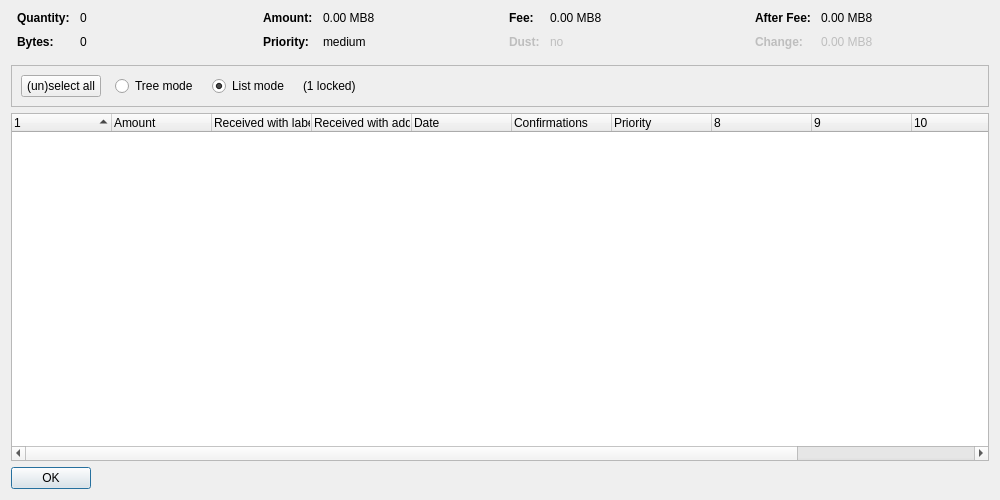
<?xml version="1.0" encoding="UTF-8"?>
<ui version="4.0">
 <class>CoinControlDialog</class>
 <widget class="QDialog" name="CoinControlDialog">
  <property name="geometry">
   <rect>
    <x>0</x>
    <y>0</y>
    <width>1000</width>
    <height>500</height>
   </rect>
  </property>
  <property name="windowTitle">
   <string>Coin Selection</string>
  </property>
  <property name="styleSheet">
   <string notr="true"/>
  </property>
  <layout class="QVBoxLayout" name="verticalLayout">
   <item>
    <layout class="QHBoxLayout" name="horizontalLayoutTop" stretch="0,0,0,0">
     <property name="topMargin">
      <number>0</number>
     </property>
     <property name="bottomMargin">
      <number>10</number>
     </property>
     <item>
      <layout class="QFormLayout" name="formLayoutCoinControl1">
       <property name="horizontalSpacing">
        <number>10</number>
       </property>
       <property name="verticalSpacing">
        <number>10</number>
       </property>
       <property name="leftMargin">
        <number>6</number>
       </property>
       <property name="rightMargin">
        <number>6</number>
       </property>
       <item row="0" column="0">
        <widget class="QLabel" name="labelCoinControlQuantityText">
         <property name="font">
          <font>
           <weight>75</weight>
           <bold>true</bold>
          </font>
         </property>
         <property name="text">
          <string>Quantity:</string>
         </property>
        </widget>
       </item>
       <item row="0" column="1">
        <widget class="QLabel" name="labelCoinControlQuantity">
         <property name="cursor">
          <cursorShape>IBeamCursor</cursorShape>
         </property>
         <property name="contextMenuPolicy">
          <enum>Qt::ActionsContextMenu</enum>
         </property>
         <property name="text">
          <string notr="true">0</string>
         </property>
         <property name="textInteractionFlags">
          <set>Qt::LinksAccessibleByMouse|Qt::TextSelectableByKeyboard|Qt::TextSelectableByMouse</set>
         </property>
        </widget>
       </item>
       <item row="1" column="0">
        <widget class="QLabel" name="labelCoinControlBytesText">
         <property name="font">
          <font>
           <weight>75</weight>
           <bold>true</bold>
          </font>
         </property>
         <property name="text">
          <string>Bytes:</string>
         </property>
        </widget>
       </item>
       <item row="1" column="1">
        <widget class="QLabel" name="labelCoinControlBytes">
         <property name="cursor">
          <cursorShape>IBeamCursor</cursorShape>
         </property>
         <property name="contextMenuPolicy">
          <enum>Qt::ActionsContextMenu</enum>
         </property>
         <property name="text">
          <string notr="true">0</string>
         </property>
         <property name="textInteractionFlags">
          <set>Qt::LinksAccessibleByMouse|Qt::TextSelectableByKeyboard|Qt::TextSelectableByMouse</set>
         </property>
        </widget>
       </item>
      </layout>
     </item>
     <item>
      <layout class="QFormLayout" name="formLayoutCoinControl2">
       <property name="horizontalSpacing">
        <number>10</number>
       </property>
       <property name="verticalSpacing">
        <number>10</number>
       </property>
       <property name="leftMargin">
        <number>6</number>
       </property>
       <property name="rightMargin">
        <number>6</number>
       </property>
       <item row="0" column="0">
        <widget class="QLabel" name="labelCoinControlAmountText">
         <property name="font">
          <font>
           <weight>75</weight>
           <bold>true</bold>
          </font>
         </property>
         <property name="text">
          <string>Amount:</string>
         </property>
        </widget>
       </item>
       <item row="0" column="1">
        <widget class="QLabel" name="labelCoinControlAmount">
         <property name="cursor">
          <cursorShape>IBeamCursor</cursorShape>
         </property>
         <property name="contextMenuPolicy">
          <enum>Qt::ActionsContextMenu</enum>
         </property>
         <property name="text">
          <string notr="true">0.00 MB8</string>
         </property>
         <property name="textInteractionFlags">
          <set>Qt::LinksAccessibleByMouse|Qt::TextSelectableByKeyboard|Qt::TextSelectableByMouse</set>
         </property>
        </widget>
       </item>
       <item row="1" column="0">
        <widget class="QLabel" name="labelCoinControlPriorityText">
         <property name="font">
          <font>
           <weight>75</weight>
           <bold>true</bold>
          </font>
         </property>
         <property name="text">
          <string>Priority:</string>
         </property>
        </widget>
       </item>
       <item row="1" column="1">
        <widget class="QLabel" name="labelCoinControlPriority">
         <property name="cursor">
          <cursorShape>IBeamCursor</cursorShape>
         </property>
         <property name="contextMenuPolicy">
          <enum>Qt::ActionsContextMenu</enum>
         </property>
         <property name="text">
          <string notr="true">medium</string>
         </property>
         <property name="textInteractionFlags">
          <set>Qt::LinksAccessibleByMouse|Qt::TextSelectableByKeyboard|Qt::TextSelectableByMouse</set>
         </property>
        </widget>
       </item>
      </layout>
     </item>
     <item>
      <layout class="QFormLayout" name="formLayoutCoinControl3">
       <property name="horizontalSpacing">
        <number>10</number>
       </property>
       <property name="verticalSpacing">
        <number>10</number>
       </property>
       <property name="leftMargin">
        <number>6</number>
       </property>
       <property name="rightMargin">
        <number>6</number>
       </property>
       <item row="0" column="0">
        <widget class="QLabel" name="labelCoinControlFeeText">
         <property name="font">
          <font>
           <weight>75</weight>
           <bold>true</bold>
          </font>
         </property>
         <property name="text">
          <string>Fee:</string>
         </property>
        </widget>
       </item>
       <item row="0" column="1">
        <widget class="QLabel" name="labelCoinControlFee">
         <property name="cursor">
          <cursorShape>IBeamCursor</cursorShape>
         </property>
         <property name="contextMenuPolicy">
          <enum>Qt::ActionsContextMenu</enum>
         </property>
         <property name="text">
          <string notr="true">0.00 MB8</string>
         </property>
         <property name="textInteractionFlags">
          <set>Qt::LinksAccessibleByMouse|Qt::TextSelectableByKeyboard|Qt::TextSelectableByMouse</set>
         </property>
        </widget>
       </item>
       <item row="1" column="0">
        <widget class="QLabel" name="labelCoinControlLowOutputText">
         <property name="enabled">
          <bool>false</bool>
         </property>
         <property name="font">
          <font>
           <weight>75</weight>
           <bold>true</bold>
          </font>
         </property>
         <property name="text">
          <string>Dust:</string>
         </property>
        </widget>
       </item>
       <item row="1" column="1">
        <widget class="QLabel" name="labelCoinControlLowOutput">
         <property name="enabled">
          <bool>false</bool>
         </property>
         <property name="cursor">
          <cursorShape>IBeamCursor</cursorShape>
         </property>
         <property name="contextMenuPolicy">
          <enum>Qt::ActionsContextMenu</enum>
         </property>
         <property name="text">
          <string notr="true">no</string>
         </property>
         <property name="textInteractionFlags">
          <set>Qt::LinksAccessibleByMouse|Qt::TextSelectableByKeyboard|Qt::TextSelectableByMouse</set>
         </property>
        </widget>
       </item>
      </layout>
     </item>
     <item>
      <layout class="QFormLayout" name="formLayoutCoinControl4">
       <property name="horizontalSpacing">
        <number>10</number>
       </property>
       <property name="verticalSpacing">
        <number>10</number>
       </property>
       <property name="leftMargin">
        <number>6</number>
       </property>
       <property name="rightMargin">
        <number>6</number>
       </property>
       <item row="0" column="0">
        <widget class="QLabel" name="labelCoinControlAfterFeeText">
         <property name="font">
          <font>
           <weight>75</weight>
           <bold>true</bold>
          </font>
         </property>
         <property name="text">
          <string>After Fee:</string>
         </property>
        </widget>
       </item>
       <item row="0" column="1">
        <widget class="QLabel" name="labelCoinControlAfterFee">
         <property name="cursor">
          <cursorShape>IBeamCursor</cursorShape>
         </property>
         <property name="contextMenuPolicy">
          <enum>Qt::ActionsContextMenu</enum>
         </property>
         <property name="text">
          <string notr="true">0.00 MB8</string>
         </property>
         <property name="textInteractionFlags">
          <set>Qt::LinksAccessibleByMouse|Qt::TextSelectableByKeyboard|Qt::TextSelectableByMouse</set>
         </property>
        </widget>
       </item>
       <item row="1" column="0">
        <widget class="QLabel" name="labelCoinControlChangeText">
         <property name="enabled">
          <bool>false</bool>
         </property>
         <property name="font">
          <font>
           <weight>75</weight>
           <bold>true</bold>
          </font>
         </property>
         <property name="text">
          <string>Change:</string>
         </property>
        </widget>
       </item>
       <item row="1" column="1">
        <widget class="QLabel" name="labelCoinControlChange">
         <property name="enabled">
          <bool>false</bool>
         </property>
         <property name="cursor">
          <cursorShape>IBeamCursor</cursorShape>
         </property>
         <property name="contextMenuPolicy">
          <enum>Qt::ActionsContextMenu</enum>
         </property>
         <property name="text">
          <string notr="true">0.00 MB8</string>
         </property>
         <property name="textInteractionFlags">
          <set>Qt::LinksAccessibleByMouse|Qt::TextSelectableByKeyboard|Qt::TextSelectableByMouse</set>
         </property>
        </widget>
       </item>
      </layout>
     </item>
    </layout>
   </item>
   <item>
    <widget class="QFrame" name="frame">
     <property name="minimumSize">
      <size>
       <width>0</width>
       <height>40</height>
      </size>
     </property>
     <property name="frameShape">
      <enum>QFrame::StyledPanel</enum>
     </property>
     <property name="frameShadow">
      <enum>QFrame::Sunken</enum>
     </property>
     <layout class="QHBoxLayout" name="horizontalLayout">
      <item>
       <layout class="QHBoxLayout" name="horizontalLayoutPanel" stretch="0,0,0,0,0">
        <property name="spacing">
         <number>14</number>
        </property>
        <item>
         <widget class="QPushButton" name="pushButtonSelectAll">
          <property name="sizePolicy">
           <sizepolicy hsizetype="Maximum" vsizetype="Fixed">
            <horstretch>0</horstretch>
            <verstretch>0</verstretch>
           </sizepolicy>
          </property>
          <property name="styleSheet">
           <string notr="true"/>
          </property>
          <property name="text">
           <string>(un)select all</string>
          </property>
          <property name="autoDefault">
           <bool>false</bool>
          </property>
         </widget>
        </item>
        <item>
         <widget class="QRadioButton" name="radioTreeMode">
          <property name="sizePolicy">
           <sizepolicy hsizetype="Maximum" vsizetype="Fixed">
            <horstretch>0</horstretch>
            <verstretch>0</verstretch>
           </sizepolicy>
          </property>
          <property name="text">
           <string>Tree mode</string>
          </property>
         </widget>
        </item>
        <item>
         <widget class="QRadioButton" name="radioListMode">
          <property name="sizePolicy">
           <sizepolicy hsizetype="Maximum" vsizetype="Fixed">
            <horstretch>0</horstretch>
            <verstretch>0</verstretch>
           </sizepolicy>
          </property>
          <property name="text">
           <string>List mode</string>
          </property>
          <property name="checked">
           <bool>true</bool>
          </property>
         </widget>
        </item>
        <item>
         <widget class="QLabel" name="labelLocked">
          <property name="text">
           <string notr="true">(1 locked)</string>
          </property>
         </widget>
        </item>
        <item>
         <spacer name="horizontalSpacer">
          <property name="orientation">
           <enum>Qt::Horizontal</enum>
          </property>
          <property name="sizeHint" stdset="0">
           <size>
            <width>40</width>
            <height>20</height>
           </size>
          </property>
         </spacer>
        </item>
       </layout>
      </item>
     </layout>
    </widget>
   </item>
   <item>
    <widget class="CoinControlTreeWidget" name="treeWidget">
     <property name="contextMenuPolicy">
      <enum>Qt::CustomContextMenu</enum>
     </property>
     <property name="styleSheet">
      <string notr="true"/>
     </property>
     <property name="sortingEnabled">
      <bool>false</bool>
     </property>
     <property name="columnCount">
      <number>12</number>
     </property>
     <attribute name="headerShowSortIndicator" stdset="0">
      <bool>true</bool>
     </attribute>
     <attribute name="headerStretchLastSection">
      <bool>false</bool>
     </attribute>
     <column>
      <property name="text">
       <string/>
      </property>
     </column>
     <column>
      <property name="text">
       <string>Amount</string>
      </property>
     </column>
     <column>
      <property name="text">
       <string>Received with label</string>
      </property>
     </column>
     <column>
      <property name="text">
       <string>Received with address</string>
      </property>
     </column>
     <column>
      <property name="text">
       <string>Date</string>
      </property>
     </column>
     <column>
      <property name="text">
       <string>Confirmations</string>
      </property>
      <property name="toolTip">
       <string>Confirmed</string>
      </property>
     </column>
     <column>
      <property name="text">
       <string>Priority</string>
      </property>
     </column>
     <column>
      <property name="text">
       <string/>
      </property>
     </column>
     <column>
      <property name="text">
       <string/>
      </property>
     </column>
     <column>
      <property name="text">
       <string/>
      </property>
     </column>
     <column>
      <property name="text">
       <string/>
      </property>
     </column>
     <column>
      <property name="text">
       <string/>
      </property>
     </column>
    </widget>
   </item>
   <item>
    <widget class="QDialogButtonBox" name="buttonBox">
     <property name="sizePolicy">
      <sizepolicy hsizetype="Maximum" vsizetype="Fixed">
       <horstretch>0</horstretch>
       <verstretch>0</verstretch>
      </sizepolicy>
     </property>
     <property name="styleSheet">
      <string notr="true"/>
     </property>
     <property name="orientation">
      <enum>Qt::Horizontal</enum>
     </property>
     <property name="standardButtons">
      <set>QDialogButtonBox::Ok</set>
     </property>
    </widget>
   </item>
  </layout>
 </widget>
 <customwidgets>
  <customwidget>
   <class>CoinControlTreeWidget</class>
   <extends>QTreeWidget</extends>
   <header>coincontroltreewidget.h</header>
  </customwidget>
 </customwidgets>
 <resources/>
 <connections/>
</ui>
